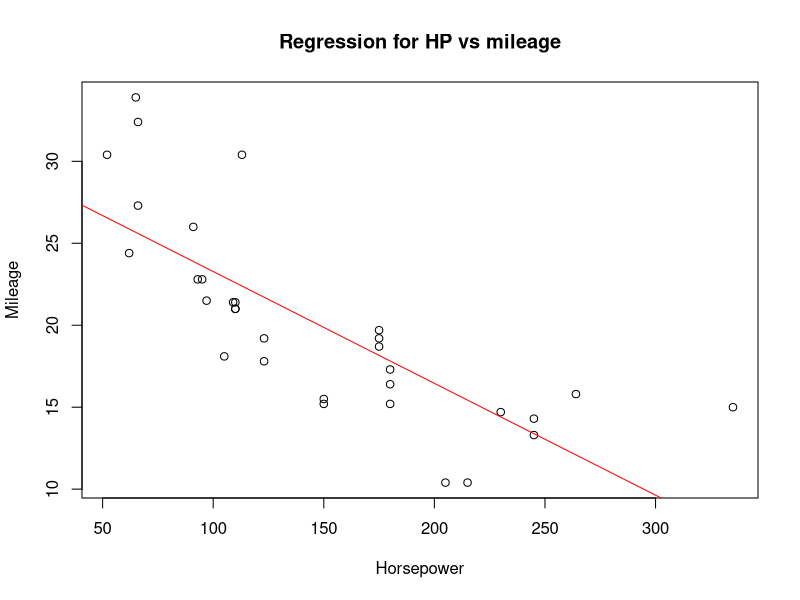
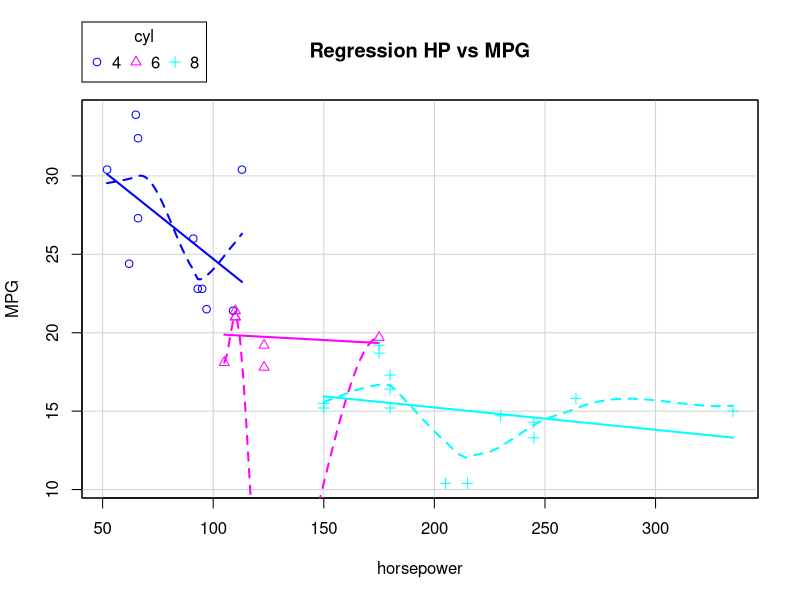

The R script that drew these images, in order:
mtcars
plot(mtcars$hp,mtcars$mpg,main="Regression for HP vs mileage",
     xlab = "Horsepower",ylab = "Mileage")
abline(lm(mpg ~ hp, data = mtcars),col='red')

install.packages("car")
library(car)
scatterplot(mpg ~ hp | cyl, data = mtcars, xlab = "horsepower", 
            ylab = "MPG",main="Regression HP vs MPG")
remove.packages("car")
library(car)
remove.packages("car","car")
